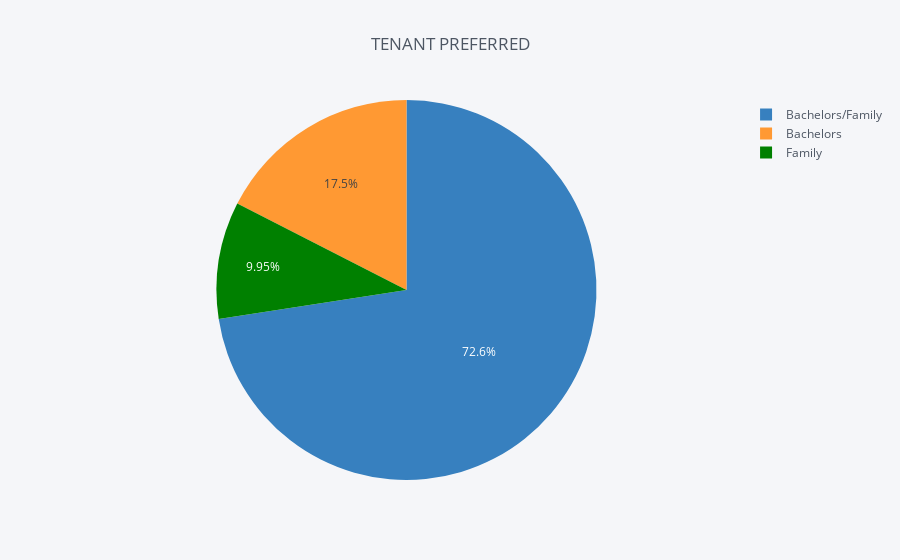

Notebook cell for this chart:
### Code cell
tenant_count = all_data['Tenant Preferred'].value_counts()
df_tenant = pd.DataFrame({'labels': tenant_count.index,'values': tenant_count.values})

colors = ['blue','orange','green']
df_tenant.iplot(kind='pie',labels='labels',values='values', title='TENANT PREFERRED ', colors = colors)

### Figure 1 — Plotly figure (JSON) as saved in the notebook; plotly's stock layout.template omitted (floating-point values rounded to 4 significant figures)
{"data": [{"labels": ["Bachelors/Family", "Bachelors", "Family"], "marker": {"colors": ["rgba(55, 128, 191, 1.0)", "rgba(255, 153, 51, 1.0)", "rgba(0, 128, 0, 1.0)"]}, "name": "", "type": "pie", "values": [3444, 830, 472]}], "layout": {"legend": {"bgcolor": "#F5F6F9", "font": {"color": "#4D5663"}}, "paper_bgcolor": "#F5F6F9", "plot_bgcolor": "#F5F6F9", "title": "TENANT PREFERRED ", "titlefont": {"color": "#4D5663"}}}
